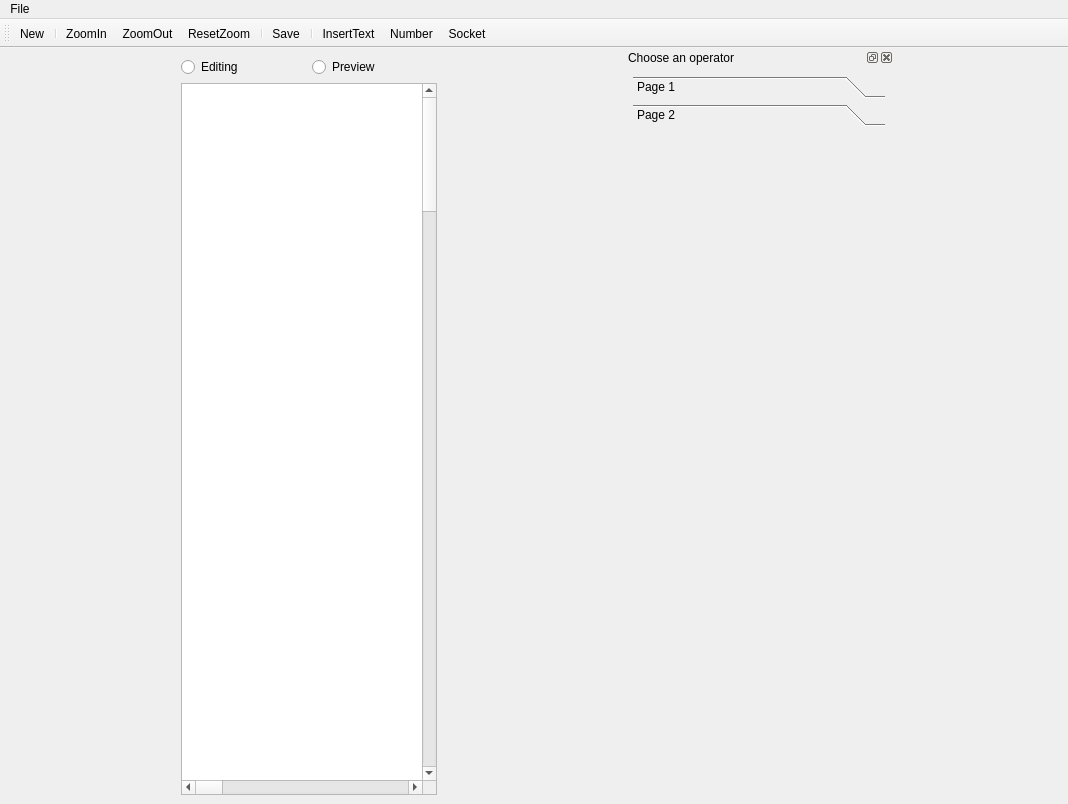
<?xml version="1.0" encoding="UTF-8"?>
<ui version="4.0">
 <class>MainWindow</class>
 <widget class="QMainWindow" name="MainWindow">
  <property name="geometry">
   <rect>
    <x>0</x>
    <y>0</y>
    <width>1068</width>
    <height>804</height>
   </rect>
  </property>
  <property name="windowTitle">
   <string>MainWindow</string>
  </property>
  <property name="windowIcon">
   <iconset>
    <normaloff>icons/logo.png</normaloff>icons/logo.png</iconset>
  </property>
  <property name="iconSize">
   <size>
    <width>24</width>
    <height>24</height>
   </size>
  </property>
  <widget class="QWidget" name="centralwidget">
   <property name="sizePolicy">
    <sizepolicy hsizetype="Maximum" vsizetype="Maximum">
     <horstretch>0</horstretch>
     <verstretch>0</verstretch>
    </sizepolicy>
   </property>
   <layout class="QGridLayout" name="gridLayout">
    <item row="2" column="0">
     <layout class="QHBoxLayout" name="horizontalLayout">
      <item>
       <widget class="QRadioButton" name="previewBtn">
        <property name="text">
         <string>Editing</string>
        </property>
       </widget>
      </item>
      <item>
       <widget class="QRadioButton" name="editingBtn">
        <property name="text">
         <string>Preview</string>
        </property>
       </widget>
      </item>
     </layout>
    </item>
    <item row="3" column="0">
     <widget class="QGraphicsView" name="graphicsView">
      <property name="sizePolicy">
       <sizepolicy hsizetype="Expanding" vsizetype="Expanding">
        <horstretch>0</horstretch>
        <verstretch>0</verstretch>
       </sizepolicy>
      </property>
      <property name="font">
       <font>
        <pointsize>12</pointsize>
       </font>
      </property>
      <property name="mouseTracking">
       <bool>true</bool>
      </property>
      <property name="acceptDrops">
       <bool>true</bool>
      </property>
      <property name="autoFillBackground">
       <bool>true</bool>
      </property>
      <property name="styleSheet">
       <string notr="true"/>
      </property>
      <property name="verticalScrollBarPolicy">
       <enum>Qt::ScrollBarAsNeeded</enum>
      </property>
      <property name="horizontalScrollBarPolicy">
       <enum>Qt::ScrollBarAsNeeded</enum>
      </property>
      <property name="backgroundBrush">
       <brush brushstyle="NoBrush">
        <color alpha="255">
         <red>170</red>
         <green>170</green>
         <blue>127</blue>
        </color>
       </brush>
      </property>
      <property name="foregroundBrush">
       <brush brushstyle="NoBrush">
        <color alpha="255">
         <red>0</red>
         <green>0</green>
         <blue>0</blue>
        </color>
       </brush>
      </property>
      <property name="sceneRect">
       <rectf>
        <x>0.000000000000000</x>
        <y>0.000000000000000</y>
        <width>5000.000000000000000</width>
        <height>5000.000000000000000</height>
       </rectf>
      </property>
      <property name="dragMode">
       <enum>QGraphicsView::RubberBandDrag</enum>
      </property>
      <property name="transformationAnchor">
       <enum>QGraphicsView::AnchorUnderMouse</enum>
      </property>
      <property name="resizeAnchor">
       <enum>QGraphicsView::AnchorUnderMouse</enum>
      </property>
      <property name="viewportUpdateMode">
       <enum>QGraphicsView::FullViewportUpdate</enum>
      </property>
      <property name="optimizationFlags">
       <set>QGraphicsView::DontClipPainter</set>
      </property>
     </widget>
    </item>
   </layout>
  </widget>
  <widget class="QMenuBar" name="menubar">
   <property name="geometry">
    <rect>
     <x>0</x>
     <y>0</y>
     <width>1068</width>
     <height>21</height>
    </rect>
   </property>
   <widget class="QMenu" name="menuFile">
    <property name="title">
     <string>File</string>
    </property>
    <addaction name="actionNew"/>
   </widget>
   <addaction name="menuFile"/>
  </widget>
  <widget class="QDockWidget" name="dockWidget">
   <property name="sizePolicy">
    <sizepolicy hsizetype="Fixed" vsizetype="Preferred">
     <horstretch>0</horstretch>
     <verstretch>0</verstretch>
    </sizepolicy>
   </property>
   <property name="minimumSize">
    <size>
     <width>270</width>
     <height>548</height>
    </size>
   </property>
   <property name="maximumSize">
    <size>
     <width>270</width>
     <height>524287</height>
    </size>
   </property>
   <property name="windowTitle">
    <string>Choose an operator</string>
   </property>
   <attribute name="dockWidgetArea">
    <number>2</number>
   </attribute>
   <widget class="QWidget" name="dockWidgetContents">
    <layout class="QHBoxLayout" name="horizontalLayout_3">
     <item>
      <widget class="QToolBox" name="toolBox">
       <property name="currentIndex">
        <number>1</number>
       </property>
       <widget class="QWidget" name="page">
        <property name="geometry">
         <rect>
          <x>0</x>
          <y>0</y>
          <width>252</width>
          <height>655</height>
         </rect>
        </property>
        <attribute name="label">
         <string>Page 1</string>
        </attribute>
        <layout class="QVBoxLayout" name="verticalLayout">
         <item>
          <layout class="QGridLayout" name="gl1"/>
         </item>
        </layout>
       </widget>
       <widget class="QWidget" name="page_2">
        <property name="geometry">
         <rect>
          <x>0</x>
          <y>0</y>
          <width>252</width>
          <height>655</height>
         </rect>
        </property>
        <attribute name="label">
         <string>Page 2</string>
        </attribute>
        <layout class="QVBoxLayout" name="verticalLayout_2">
         <item>
          <layout class="QGridLayout" name="gl2"/>
         </item>
        </layout>
       </widget>
      </widget>
     </item>
    </layout>
   </widget>
  </widget>
  <widget class="QToolBar" name="toolBar">
   <property name="windowTitle">
    <string>toolBar</string>
   </property>
   <property name="styleSheet">
    <string notr="true"/>
   </property>
   <attribute name="toolBarArea">
    <enum>TopToolBarArea</enum>
   </attribute>
   <attribute name="toolBarBreak">
    <bool>false</bool>
   </attribute>
   <addaction name="actionNew"/>
   <addaction name="separator"/>
   <addaction name="actionZoomIn"/>
   <addaction name="actionZoomOut"/>
   <addaction name="actionZoomReset"/>
   <addaction name="separator"/>
   <addaction name="actionSave"/>
   <addaction name="separator"/>
   <addaction name="actionInsertText"/>
   <addaction name="actionNumber"/>
   <addaction name="actionSocket"/>
  </widget>
  <action name="actionZoomIn">
   <property name="icon">
    <iconset>
     <normaloff>icons/zoomIn.png</normaloff>icons/zoomIn.png</iconset>
   </property>
   <property name="text">
    <string>ZoomIn</string>
   </property>
   <property name="shortcut">
    <string>Ctrl+=</string>
   </property>
  </action>
  <action name="actionZoomOut">
   <property name="icon">
    <iconset>
     <normaloff>icons/zoomOut.png</normaloff>icons/zoomOut.png</iconset>
   </property>
   <property name="text">
    <string>ZoomOut</string>
   </property>
   <property name="shortcut">
    <string>Ctrl+-</string>
   </property>
  </action>
  <action name="actionZoomReset">
   <property name="icon">
    <iconset>
     <normaloff>icons/zoomReset.png</normaloff>icons/zoomReset.png</iconset>
   </property>
   <property name="text">
    <string>ResetZoom</string>
   </property>
   <property name="shortcut">
    <string>Ctrl+R</string>
   </property>
  </action>
  <action name="actionNew">
   <property name="icon">
    <iconset>
     <normaloff>icons/new.svg</normaloff>icons/new.svg</iconset>
   </property>
   <property name="text">
    <string>New</string>
   </property>
   <property name="shortcut">
    <string>Ctrl+N</string>
   </property>
  </action>
  <action name="actionSave">
   <property name="icon">
    <iconset>
     <normaloff>icons/save.png</normaloff>icons/save.png</iconset>
   </property>
   <property name="text">
    <string>Save</string>
   </property>
   <property name="toolTip">
    <string>Save</string>
   </property>
   <property name="shortcut">
    <string>Ctrl+S</string>
   </property>
  </action>
  <action name="actionInsertText">
   <property name="icon">
    <iconset>
     <normaloff>icons/insert.png</normaloff>icons/insert.png</iconset>
   </property>
   <property name="text">
    <string>InsertText</string>
   </property>
   <property name="toolTip">
    <string>InsertText</string>
   </property>
   <property name="shortcut">
    <string>Ctrl+I</string>
   </property>
  </action>
  <action name="actionNumber">
   <property name="icon">
    <iconset>
     <normaloff>icons/no1.png</normaloff>icons/no1.png</iconset>
   </property>
   <property name="text">
    <string>Number</string>
   </property>
   <property name="toolTip">
    <string>Number</string>
   </property>
  </action>
  <action name="actionSocket">
   <property name="icon">
    <iconset>
     <normaloff>icons/zero.png</normaloff>icons/zero.png</iconset>
   </property>
   <property name="text">
    <string>Socket</string>
   </property>
   <property name="toolTip">
    <string>Socket</string>
   </property>
  </action>
 </widget>
 <resources/>
 <connections/>
</ui>
